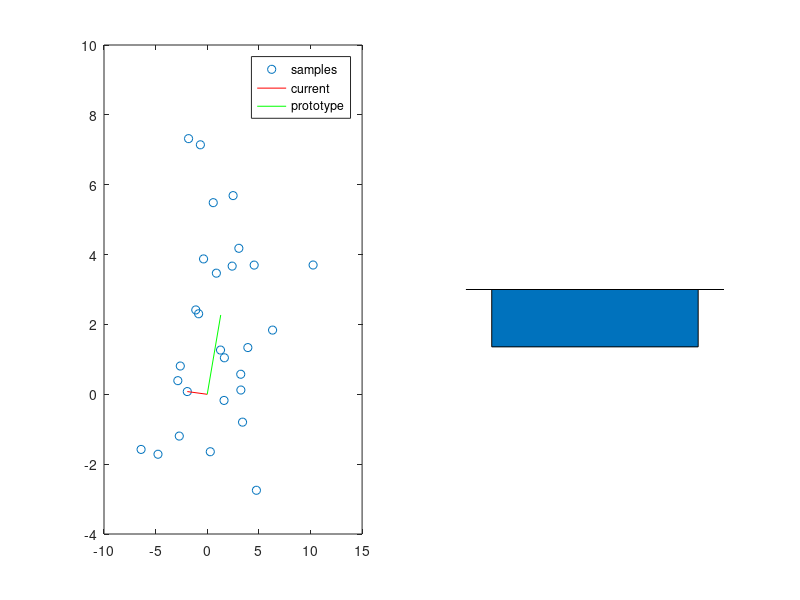
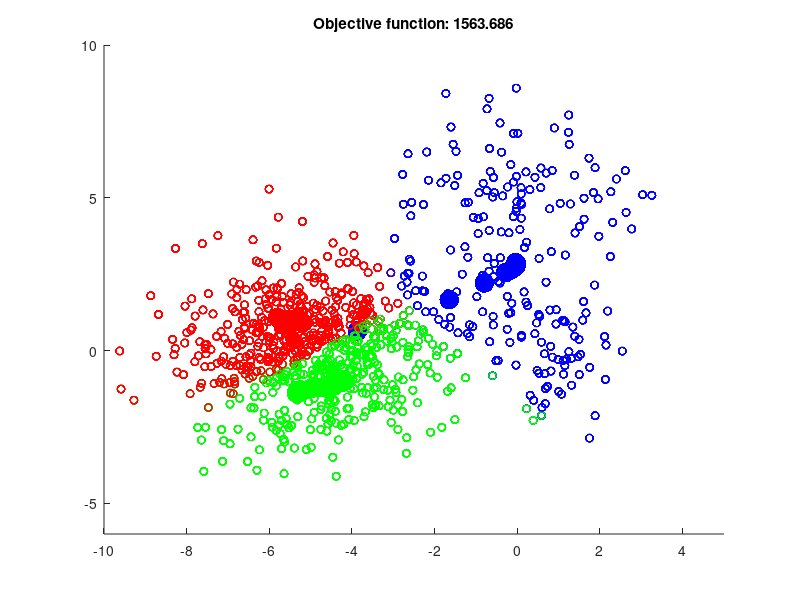

These figures' MATLAB source, in order:
% This is a MATLAB script for the
% CLPS1291 lecture on kemans.

% Other m-files required: none
% Subfunctions: none
% MAT-files required: none
% Author: Thomas Serre
% Brown University
% CLPS Department
% email: Thomas_Serre@Brown.edu
% Website: http://serre-lab.clps.brown.edu
% February 2014;
% The k-means code is a modified version of the
% simple_kmedias function by Mauricio Martinez-Garcia, 2003,2007

clc;
clear all;
close all;

%%%%%%%%%%%%%%%%%%%%%%%%%%%%%%%%%%%%%%%%%%%%%%%%%%%%%%%%%%%%%%%%%%%%%%%%%%
%% Model neuron coding for distance from average for toy data
%% Excercise for home: Try to run the code on your faces...
clear all;
x   = 2.0 + 3.0*randn(2,30);
sim = 'dot-prod'; % 'rbf' or 'dot-prod' or 'sig'

%% Excercise: Try to implement the normalized dot-product

% Algorithm starts
ind = randperm(size(x,2)); %% randomize the presentation order
m   = mean(x,2); %% sample mean
w   = m;

for ii = 1:size(x,2)
    subplot(1,2,1); plot(x(1,:), x(2,:), 'o');
    hold on;
    
    switch sim
        case 'rbf'
            % compute distance between current stimulus x(:,ind(ii)) and synaptic weight
            D2   = sum((x(:,ind(ii))-w).^2);
            sig2 = 100;
            y = exp(-D2/sig2);
            
            plot([m(1) x(1,ind(ii))], [m(2) x(2,ind(ii))], '-r', 'MarkerSize', 10);
            plot(m(1), m(2), 'pm', 'MarkerSize', 10);
            legend('samples', 'current','prototype')
            hold off
            subplot(1,2,2); bar(1,y); axis([0 2 0 1]); axis off
            
        case 'dot-prod'
            y = w'*x(:,ind(ii));
            
            plot([0 x(1,ind(ii))], [0 x(2,ind(ii))], '-r', 'MarkerSize', 10);
            plot([0 m(1)], [0  m(2)], '-g', 'MarkerSize', 10);
            legend('samples', 'current','prototype')
            hold off
            subplot(1,2,2); bar(1,y); axis([0 2 -10 10]); axis off
            
        case 'sig'
            y = logsig(w'*x(:,ind(ii)));
            
            plot([0 x(1,ind(ii))], [0 x(2,ind(ii))], '-r', 'MarkerSize', 10);
            plot([0 m(1)], [0  m(2)], '-g', 'MarkerSize', 10);
            legend('samples', 'current','prototype')
            hold off
            subplot(1,2,2); bar(1,y); axis([0 2 0 1]); axis off
    end
    pause
end


%%%%%%%%%%%%%%%%%%%%%%%%%%%%%%%%%%%%%%%%%%%%%%%%%%%%%%%%%%%%%%%%%%%%%%%%%%
%% K-means demo

close all;
clear all;

K  = 3; %% K for k-means

col = [1 0 0; 0 1 0; 0 0 1; 1 1 0; 1 0 1; 0 1 1];

dim     = 2;
%%init
dist    = zeros(1,K);
maxerr  = 0;
m       = 1;

clus_size = [100 100 700];
my_var    = [2 2 2];
my_sdev   = sqrt(my_var);


cluster1 = my_sdev(1)*randn(clus_size(1),dim) + kron(ones(clus_size(1),1),[0,0]);
cluster2 = my_sdev(2)*randn(clus_size(2),dim) + kron(ones(clus_size(2),1),[0,5]);
cluster3 = my_sdev(3)*randn(clus_size(3),dim) + kron(ones(clus_size(3),1),[-5,0]);

% Build data matrix with corresponding labels lab
X    = [cluster1 ; cluster2 ; cluster3];
lab  = [ones(size(cluster1,1),1); ...
    2*ones(size(cluster2,1),1); 3*ones(size(cluster3,1),1)];

[Ndata, dims] = size(X);

figure
scatter(X(:,1),X(:,2), 30, [0 0 0]);
axis([-10 5 -6 10]);
hold on;

% Initial prototype assignment (arbitrary)
ind = randperm(size(X,1));
for i=1:K-1
    means(i,:) = X(ind(i),:);
end
means(K,:) = mean(X(K:Ndata,:));

cmp = 1 + maxerr;
while (cmp > maxerr)
    
    class  = zeros(K,dims);
    Nclass = zeros(K,1);
    myind  = [];
    
    scatter(means(:,1), means(:,2), 200, col(1:K,:), 'fill' );
    
    pause(.5);
    
    % Groups each elements to the nearest prototype
    for ii = 1:Ndata
        for jj = 1:K
            % Euclidean distance from data to each prototype
            dist(jj) = norm(X(ii,:)-means(jj,:))^2;
        end
        % Find indices of minimum distance
        index_min = find(~(dist-min(dist)));
        
        % If there are multiple min distances, decide randomly
        index_min          = index_min(ceil(length(index_min)*rand));
        class(index_min,:) = class(index_min,:) + X(ii,:);
        Nclass(index_min)  = Nclass(index_min) + 1;
        myind              = [myind index_min];
    end
    
    err = 0;
    for ii = 1:K
        class(ii,:) = class(ii,:) / Nclass(ii);
        ind         = find(myind==ii);
        
        scatter(X(ind,1),X(ind,2), 30, repmat(col(ii,:), length(ind),1));
        
        err = err+sum(sqrt(sum((X(ind,:)-repmat(class(ii,:),length(ind),1)).^2,2)));
    end
    
    title(['Objective function: ' num2str(err)])
    pause(.5);
    
    % Compare results with previous iteration
    cmp = 0;
    for ii = 1:K
        cmp = norm(class(ii,:)-means(ii,:));
    end
    
    % Prototype update
    means = class;
end

Nmeans = Nclass;
